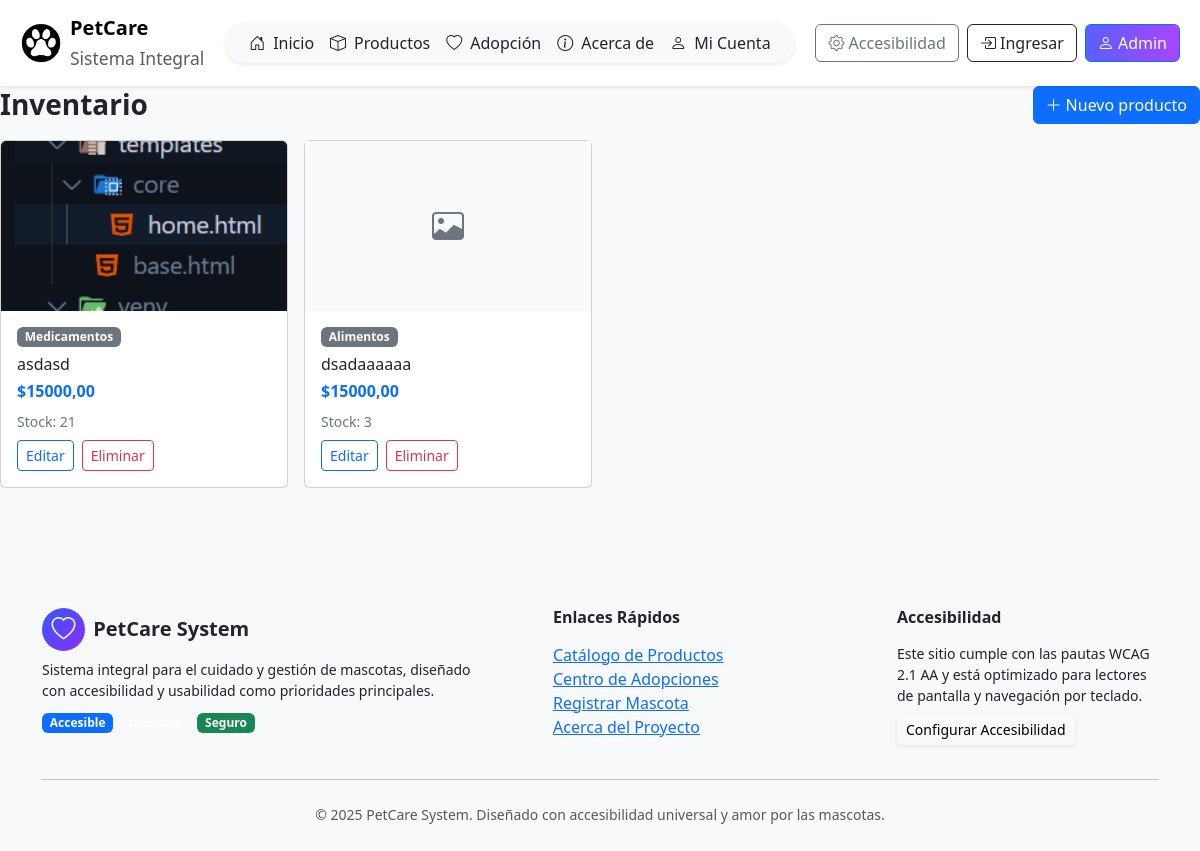
Page /catalog/ on the committed database.
### catalog/models.py (models this page shows, shortened)
class Product(models.Model):
    sku = models.CharField("SKU", max_length=32, unique=True)
    name = models.CharField("Nombre", max_length=120)
    category = models.CharField("Categoría", max_length=8, choices=Category.choices)
    price = models.DecimalField("Precio", max_digits=10, decimal_places=2)
    stock = models.PositiveIntegerField("Stock", default=0)
    description = models.TextField("Descripción", blank=True)
    image = models.ImageField("Imagen", upload_to="products/", blank=True, null=True)  # requiere Pillow
    is_active = models.BooleanField("Activo", default=True)
    created_at = models.DateTimeField(auto_now_add=True)
    class Meta:
        ordering = ["name"]

### catalog/views.py (the view)
# urls.py: path("", ProductListView.as_view(), name="product_list"),
class ProductListView(ListView): #Eliminé el parámetro StaffRequiredMixin
    model = Product
    template_name = "catalog/list.html"
    context_object_name = "products"

### templates/catalog/list.html (shortened to what this page needs)
{% extends "base.html" %}
{% block content %}
<div class="d-flex justify-content-between align-items-center mb-3">
  <h3 class="fw-bold m-0">Inventario</h3>
  <a href="{% url 'catalog:product_create' %}" class="btn btn-primary"><i class="bi bi-plus-lg me-1"></i>Nuevo producto</a>
</div>
<div class="row g-3">
  {% for p in products %}
    <div class="col-6 col-md-4 col-lg-3">
      <div class="card h-100">
        {% if p.image %}
          <img src="{{ p.image.url }}" class="card-img-top" style="height:170px;object-fit:cover" alt="{{ p.name }}">
        {% else %}
          <div class="bg-light d-flex align-items-center justify-content-center" style="height:170px">
            <i class="bi bi-image text-secondary" style="font-size:2rem;"></i>
          </div>
        {% endif %}
        <div class="card-body">
          <div class="d-flex justify-content-between align-items-start">
            <span class="badge bg-secondary">{{ p.get_category_display }}</span>
          </div>
          <h6 class="mt-2 mb-1">{{ p.name }}</h6>
          <div class="text-primary fw-bold mb-2">${{ p.price }}</div>
          <div class="small text-secondary mb-2">Stock: {{ p.stock }}</div>
          <div class="d-flex gap-2">
            <a class="btn btn-sm btn-outline-primary" href="{% url 'catalog:product_update' p.pk %}">Editar</a>
            <a class="btn btn-sm btn-outline-danger" href="{% url 'catalog:product_delete' p.pk %}">Eliminar</a>
          </div>
        </div>
      </div>
    </div>
  {% empty %}
    <div class="col"><p class="text-secondary">No hay productos aún.</p></div>
  {% endfor %}
</div>
{% endblock %}

### rows in the picture
Product: image (picture), category "Medicamentos", name "asdasd", price "15000,00", stock "21"
Product: category "Alimentos", name "dsadaaaaaa", price "15000,00", stock "3"
